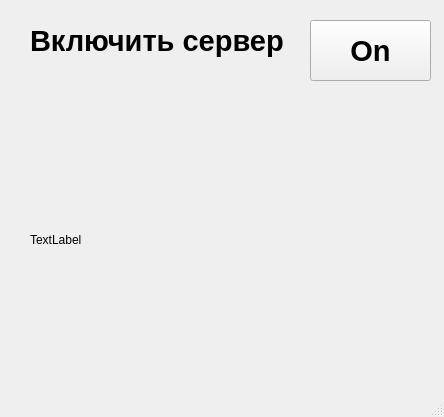
<?xml version="1.0" encoding="UTF-8"?>
<ui version="4.0">
 <class>MainWindow</class>
 <widget class="QMainWindow" name="MainWindow">
  <property name="geometry">
   <rect>
    <x>0</x>
    <y>0</y>
    <width>444</width>
    <height>417</height>
   </rect>
  </property>
  <property name="windowTitle">
   <string>MainWindow</string>
  </property>
  <widget class="QWidget" name="centralwidget">
   <widget class="QPushButton" name="pushButton">
    <property name="geometry">
     <rect>
      <x>310</x>
      <y>20</y>
      <width>121</width>
      <height>61</height>
     </rect>
    </property>
    <property name="font">
     <font>
      <pointsize>22</pointsize>
      <weight>75</weight>
      <bold>true</bold>
     </font>
    </property>
    <property name="autoFillBackground">
     <bool>false</bool>
    </property>
    <property name="text">
     <string>On</string>
    </property>
   </widget>
   <widget class="QLabel" name="label">
    <property name="geometry">
     <rect>
      <x>30</x>
      <y>20</y>
      <width>301</width>
      <height>41</height>
     </rect>
    </property>
    <property name="font">
     <font>
      <pointsize>22</pointsize>
      <weight>75</weight>
      <bold>true</bold>
     </font>
    </property>
    <property name="text">
     <string>Включить сервер</string>
    </property>
   </widget>
   <widget class="QLabel" name="Video_label">
    <property name="geometry">
     <rect>
      <x>30</x>
      <y>90</y>
      <width>400</width>
      <height>300</height>
     </rect>
    </property>
    <property name="text">
     <string>TextLabel</string>
    </property>
   </widget>
   <widget class="QLabel" name="outside_layout">
    <property name="geometry">
     <rect>
      <x>30</x>
      <y>90</y>
      <width>400</width>
      <height>300</height>
     </rect>
    </property>
    <property name="text">
     <string/>
    </property>
   </widget>
  </widget>
  <widget class="QMenuBar" name="menubar">
   <property name="geometry">
    <rect>
     <x>0</x>
     <y>0</y>
     <width>444</width>
     <height>21</height>
    </rect>
   </property>
  </widget>
  <widget class="QStatusBar" name="statusbar"/>
 </widget>
 <resources/>
 <connections/>
</ui>
